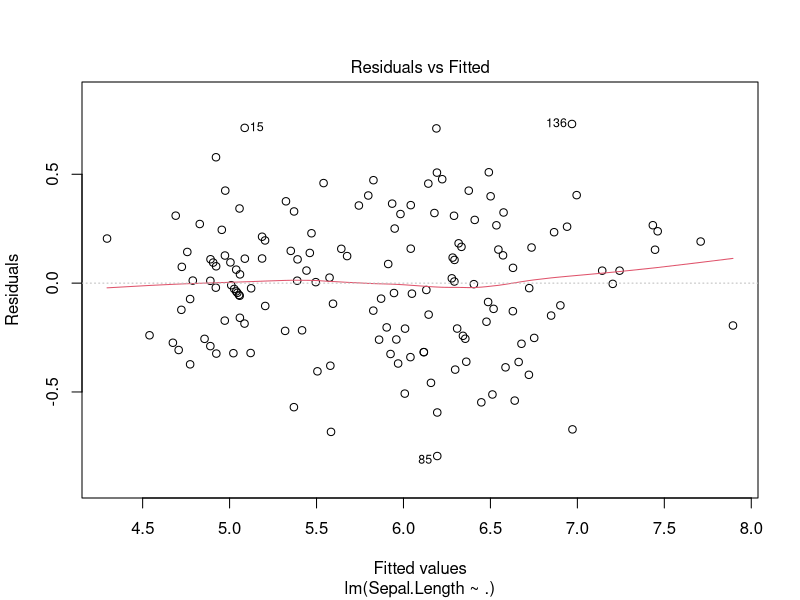
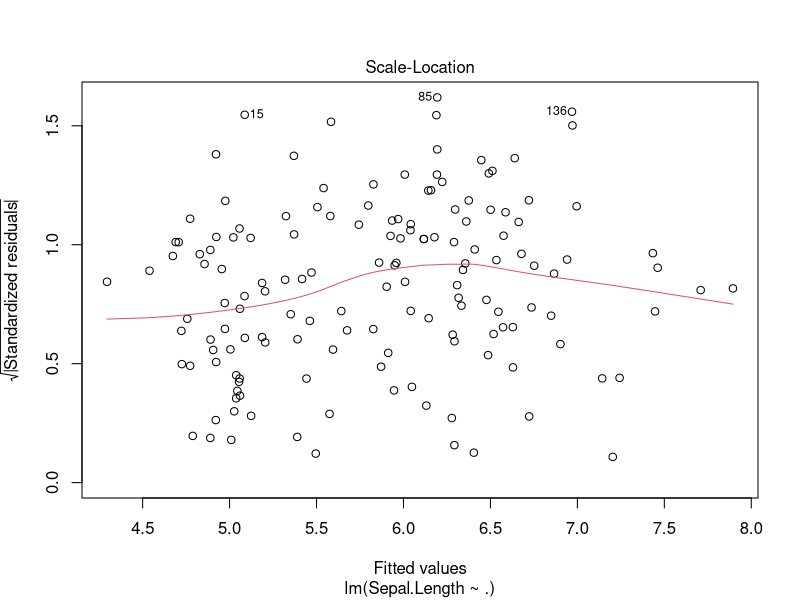
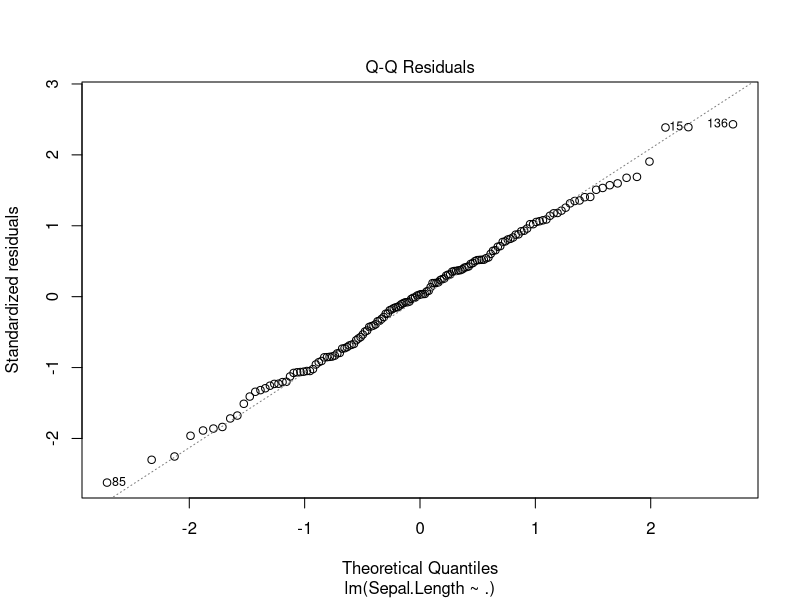
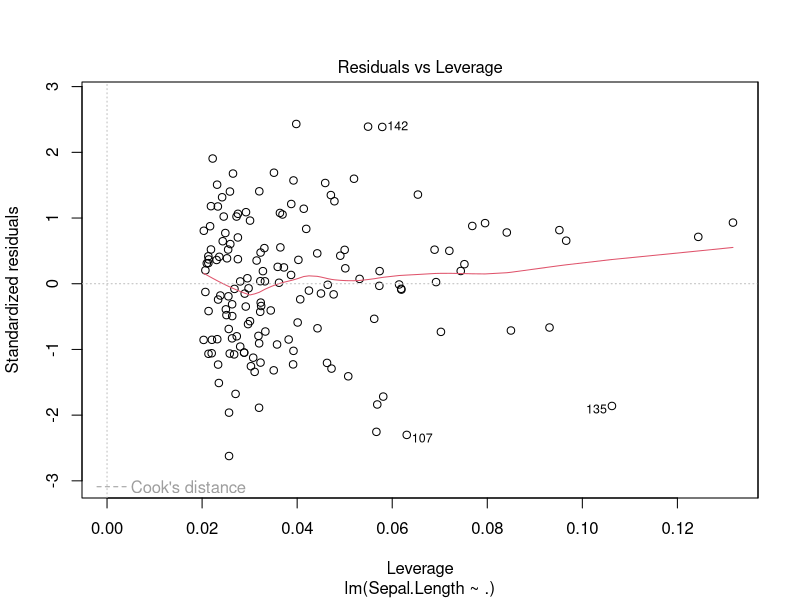
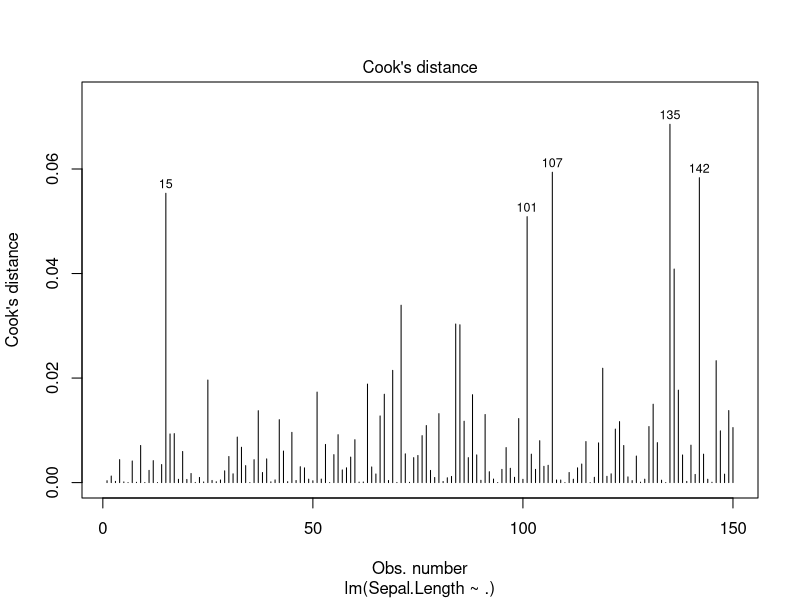

Reproduce these figures in R, in order.
## ---- chunk 1
knitr::opts_chunk$set(echo = TRUE)
set.seed(0)
## ---- chunk 2
library(glmnet)
## ---- chunk 3
model <- lm(Sepal.Length ~ ., data = iris)
summary(model)
plot(model, which = c(1, 3))
plot(model, 2)
## ---- chunk 4
plot(model, 5)
## ---- chunk 5
hats <- hatvalues(model)
names(hats[hats > 0.04])
## ---- chunk 6
plot(model, 4, id.n = 5)
## ---- chunk 7
car::vif(model)
## ---- chunk 8
x_var <- data.matrix(iris[, c("Sepal.Width", "Petal.Length", "Petal.Width", "Species")])
y_var <- iris[, "Sepal.Length"]

lambda_seq <- 10^seq(0, -4, by = -.1)
ridge_cv <- cv.glmnet(x_var, y_var, alpha = 0, lambda = lambda_seq)
best_lambda <- ridge_cv$lambda.min
best_lambda

best_ridge <- glmnet(x_var, y_var, alpha = 0, lambda = best_lambda)
coef(best_ridge)
